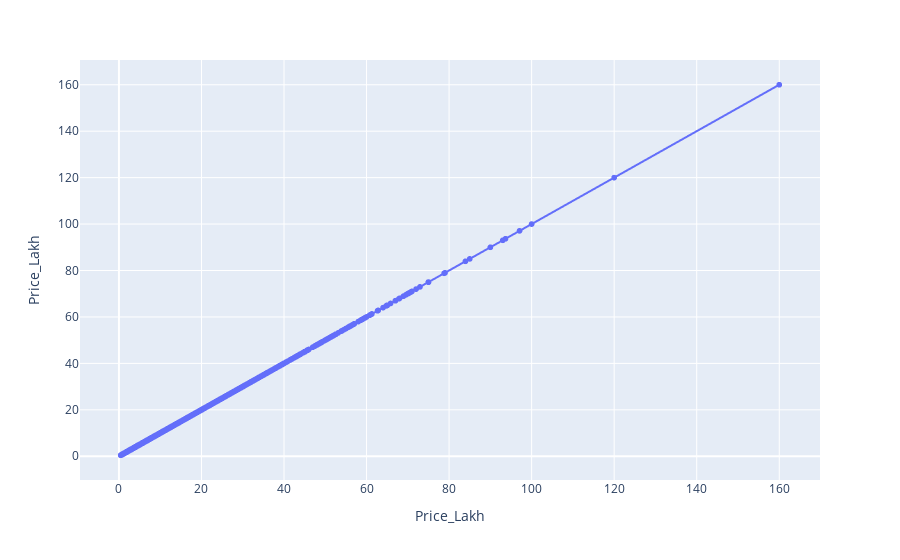
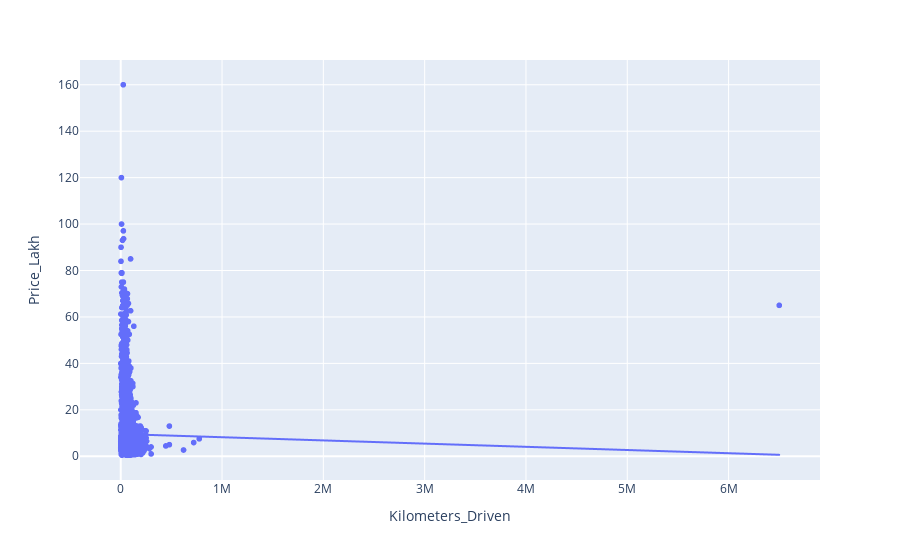
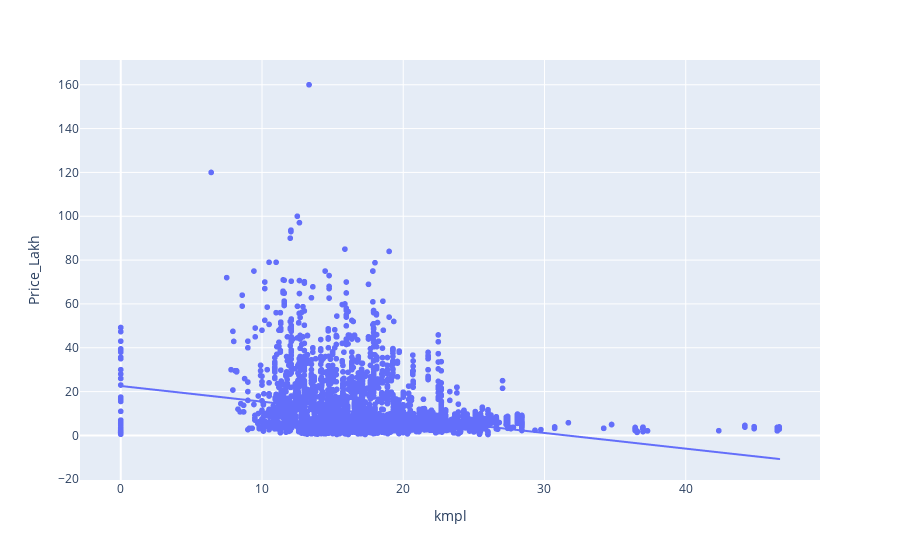
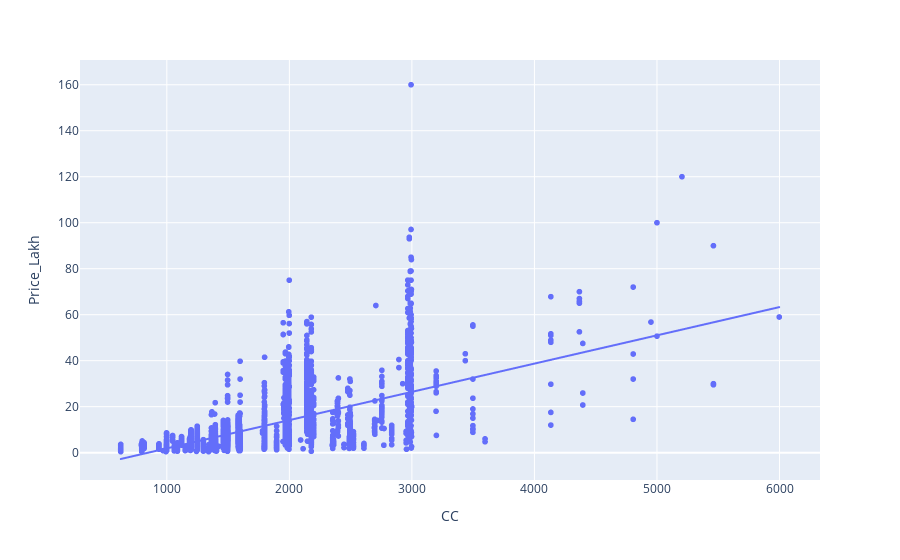

Here is the notebook cell these charts were saved with, in order:
### Markdown cell above
### Visualization

### Code cell
# visualize linear regression between targert and other features 
for i in data.select_dtypes("number").columns:
    fig=px.scatter(data,y="Price_Lakh",x=i,trendline="ols")
    fig.show()

### Figure 1 — Plotly figure (JSON) as saved in the notebook; plotly's stock layout.template omitted (floating-point values rounded to 4 significant figures; data arrays with more than 128 entries replaced by an {"elided": "..."} marker saying what was removed)
{"data": [{"hovertemplate": "Price_Lakh=%{y}<extra></extra>", "legendgroup": "", "marker": {"color": "#636efa", "symbol": "circle"}, "mode": "markers", "name": "", "showlegend": false, "type": "scattergl", "x": {"elided": "5975 float values"}, "xaxis": "x", "y": {"elided": "5975 float values"}, "yaxis": "y"}, {"hovertemplate": "<b>OLS trendline</b><br>Price_Lakh = 1 * Price_Lakh + -5.96745e-15<br>R<sup>2</sup>=1.000000<br><br>Price_Lakh=%{y} <b>(trend)</b><extra></extra>", "legendgroup": "", "marker": {"color": "#636efa", "symbol": "circle"}, "mode": "lines", "name": "", "showlegend": false, "type": "scattergl", "x": {"elided": "5975 float values"}, "xaxis": "x", "y": {"elided": "5975 float values"}, "yaxis": "y"}], "layout": {"legend": {"tracegroupgap": 0}, "margin": {"t": 60}, "xaxis": {"anchor": "y", "domain": [0, 1], "title": {"text": "Price_Lakh"}}, "yaxis": {"anchor": "x", "domain": [0, 1], "title": {"text": "Price_Lakh"}}}}

### Figure 2 — Plotly figure (JSON) as saved in the notebook; plotly's stock layout.template omitted (floating-point values rounded to 4 significant figures; data arrays with more than 128 entries replaced by an {"elided": "..."} marker saying what was removed)
{"data": [{"hovertemplate": "Kilometers_Driven=%{x}<br>Price_Lakh=%{y}<extra></extra>", "legendgroup": "", "marker": {"color": "#636efa", "symbol": "circle"}, "mode": "markers", "name": "", "showlegend": false, "type": "scattergl", "x": {"elided": "5975 int values"}, "xaxis": "x", "y": {"elided": "5975 float values"}, "yaxis": "y"}, {"hovertemplate": "<b>OLS trendline</b><br>Price_Lakh = -1.3785e-06 * Kilometers_Driven + 9.58253<br>R<sup>2</sup>=0.000127<br><br>Kilometers_Driven=%{x}<br>Price_Lakh=%{y} <b>(trend)</b><extra></extra>", "legendgroup": "", "marker": {"color": "#636efa", "symbol": "circle"}, "mode": "lines", "name": "", "showlegend": false, "type": "scattergl", "x": {"elided": "5975 int values"}, "xaxis": "x", "y": {"elided": "5975 float values"}, "yaxis": "y"}], "layout": {"legend": {"tracegroupgap": 0}, "margin": {"t": 60}, "xaxis": {"anchor": "y", "domain": [0, 1], "title": {"text": "Kilometers_Driven"}}, "yaxis": {"anchor": "x", "domain": [0, 1], "title": {"text": "Price_Lakh"}}}}

### Figure 3 — Plotly figure (JSON) as saved in the notebook; plotly's stock layout.template omitted (floating-point values rounded to 4 significant figures; data arrays with more than 128 entries replaced by an {"elided": "..."} marker saying what was removed)
{"data": [{"hovertemplate": "kmpl=%{x}<br>Price_Lakh=%{y}<extra></extra>", "legendgroup": "", "marker": {"color": "#636efa", "symbol": "circle"}, "mode": "markers", "name": "", "showlegend": false, "type": "scattergl", "x": {"elided": "5975 float values"}, "xaxis": "x", "y": {"elided": "5975 float values"}, "yaxis": "y"}, {"hovertemplate": "<b>OLS trendline</b><br>Price_Lakh = -0.714584 * kmpl + 22.5678<br>R<sup>2</sup>=0.094232<br><br>kmpl=%{x}<br>Price_Lakh=%{y} <b>(trend)</b><extra></extra>", "legendgroup": "", "marker": {"color": "#636efa", "symbol": "circle"}, "mode": "lines", "name": "", "showlegend": false, "type": "scattergl", "x": {"elided": "5975 float values"}, "xaxis": "x", "y": {"elided": "5975 float values"}, "yaxis": "y"}], "layout": {"legend": {"tracegroupgap": 0}, "margin": {"t": 60}, "xaxis": {"anchor": "y", "domain": [0, 1], "title": {"text": "kmpl"}}, "yaxis": {"anchor": "x", "domain": [0, 1], "title": {"text": "Price_Lakh"}}}}

### Figure 4 — Plotly figure (JSON) as saved in the notebook; plotly's stock layout.template omitted (floating-point values rounded to 4 significant figures; data arrays with more than 128 entries replaced by an {"elided": "..."} marker saying what was removed)
{"data": [{"hovertemplate": "CC=%{x}<br>Price_Lakh=%{y}<extra></extra>", "legendgroup": "", "marker": {"color": "#636efa", "symbol": "circle"}, "mode": "markers", "name": "", "showlegend": false, "type": "scattergl", "x": {"elided": "5975 int values"}, "xaxis": "x", "y": {"elided": "5975 float values"}, "yaxis": "y"}, {"hovertemplate": "<b>OLS trendline</b><br>Price_Lakh = 0.0122886 * CC + -10.4256<br>R<sup>2</sup>=0.434436<br><br>CC=%{x}<br>Price_Lakh=%{y} <b>(trend)</b><extra></extra>", "legendgroup": "", "marker": {"color": "#636efa", "symbol": "circle"}, "mode": "lines", "name": "", "showlegend": false, "type": "scattergl", "x": {"elided": "5975 int values"}, "xaxis": "x", "y": {"elided": "5975 float values"}, "yaxis": "y"}], "layout": {"legend": {"tracegroupgap": 0}, "margin": {"t": 60}, "xaxis": {"anchor": "y", "domain": [0, 1], "title": {"text": "CC"}}, "yaxis": {"anchor": "x", "domain": [0, 1], "title": {"text": "Price_Lakh"}}}}
